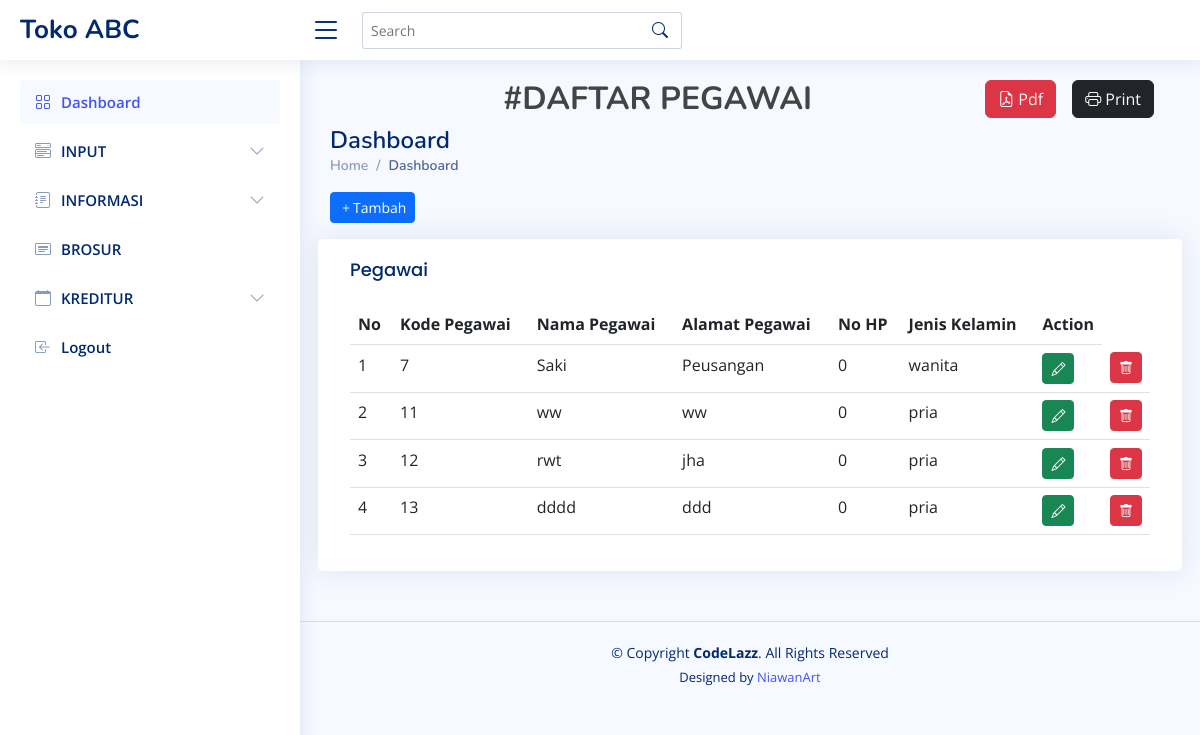
/index.php/pegawai, run on the app's committed database.
### tables this page shows
CREATE TABLE `tb_pegawai` (
  `KDP` int(5) NOT NULL,
  `NP` varchar(25) NOT NULL,
  `AP` varchar(15) NOT NULL,
  `NO_HP` int(12) NOT NULL,
  `JK` varchar(6) NOT NULL
);

### application/controllers/Pegawai.php (called while the page is built, shortened)
<?php
class pegawai extends CI_Controller{
    function __construct() {
        $this->load->model('model_pegawai');
    }
    function index(){
        $data['record'] = $this->model_pegawai->tampilkan_data();
        $this->load->view('pegawai/lihat_data',$data);
    }
    }

### index.php (called while the page is built, shortened)
<?php
require_once BASEPATH.'core/CodeIgniter.php';

### application/models/Model_pegawai.php (called while the page is built, shortened)
<?php
class model_pegawai extends CI_Model
{
    function tampilkan_data()
    {
        return $this->db->get('tb_pegawai');
    }
}

### application/views/pegawai/lihat_data.php (the view, shortened to what this page needs)
<!DOCTYPE html>
<html lang="en">
<head>
  <link href="<?= base_url() ?>assets/vendor/bootstrap/css/bootstrap.min.css" rel="stylesheet">
  <link href="<?= base_url() ?>assets/vendor/bootstrap-icons/bootstrap-icons.css" rel="stylesheet">
  <link href="<?= base_url() ?>assets/vendor/boxicons/css/boxicons.min.css" rel="stylesheet">
  <link href="<?= base_url() ?>assets/vendor/quill/quill.snow.css" rel="stylesheet">
  <link href="<?= base_url() ?>assets/vendor/quill/quill.bubble.css" rel="stylesheet">
  <link href="<?= base_url() ?>assets/vendor/remixicon/remixicon.css" rel="stylesheet">
  <link href="<?= base_url() ?>assets/vendor/simple-datatables/style.css" rel="stylesheet">
  <link href="<?= base_url() ?>assets/css/style.css" rel="stylesheet">
</head>
<body>
  <header id="header" class="header fixed-top d-flex align-items-center">
    <div class="d-flex align-items-center justify-content-between">
      <a href="index.html" class="logo d-flex align-items-center">
        <span class="d-none d-lg-block">Toko ABC</span>
      </a>
      <i class="bi bi-list toggle-sidebar-btn"></i>
    </div>
    <div class="search-bar">
      <form class="search-form d-flex align-items-center" method="POST" action="#">
        <input type="text" name="query" placeholder="Search" title="Enter search keyword">
        <button type="submit" title="Search"><i class="bi bi-search"></i></button>
      </form>
    </div>
  </header>
  <aside id="sidebar" class="sidebar">
    <ul class="sidebar-nav" id="sidebar-nav">
      <li class="nav-item">
        <a class="nav-link " href="<?= base_url() ?>">
          <i class="bi bi-grid"></i>
          <span>Dashboard</span>
        </a>
      </li>
      <li class="nav-item">
        <a class="nav-link collapsed" data-bs-target="#components-nav" data-bs-toggle="collapse" href="#">
          <i class="bi bi-menu-button-wide"></i><span>INPUT</span><i class="bi bi-chevron-down ms-auto"></i>
        </a>
      </li>
      <li class="nav-item">
        <a class="nav-link collapsed" data-bs-target="#forms-nav" data-bs-toggle="collapse" href="#">
          <i class="bi bi-journal-text"></i><span>INFORMASI</span><i class="bi bi-chevron-down ms-auto"></i>
        </a>
      </li>
      <li class="nav-item">
      <li class="nav-item">
        <a class="nav-link collapsed" href="<?php echo site_url('elektronik/brosur') ?>">
          <i class="bi bi-card-heading"></i>
          <span>BROSUR</span>
        </a>
      </li>
      <li class="nav-item">
        <a class="nav-link collapsed" data-bs-target="#icons-nav" data-bs-toggle="collapse" href="#">
          <i class="bi bi-calendar"></i><span>KREDITUR</span><i class="bi bi-chevron-down ms-auto"></i>
        </a>
      <li class="nav-item">
        <a class="nav-link collapsed" href="<?php echo site_url('auth/logout') ?>">
          <i class="bi bi-box-arrow-in-left"></i>
          <span>Logout</span>
        </a>
      </li>
  </aside>
  <main id="main" class="main">
  <div class="float-end d-flex flex-row">
<button class="btn btn-danger bi bi-file-earmark-pdf me-3">
  <?php echo anchor('pegawai/pdf', 'Pdf', array('class' => 'mb-3 text-light btn-sm')); ?>
</button>
<button class="btn btn-dark bi bi-printer me-3" onClick="window.print();">
  <?php echo anchor('pegawai', 'Print', array('class' => 'text-light btn-sm')); ?>
</button>
</div>
    <div class="pagetitle">
      <h2 class="text-center fw-bold">#DAFTAR PEGAWAI</h2>
      <h1>Dashboard</h1>
      <nav>
        <ol class="breadcrumb">
          <li class="breadcrumb-item"><a href="<?php echo base_url() ?>">Home</a></li>
          <li class="breadcrumb-item active">Dashboard</li>
        </ol>
      </nav>
    </div>
    <?php echo anchor('pegawai/tambah', 'Tambah', array('class' => ' btn btn-primary mb-3 bi bi-plus btn-sm')); ?>
    <section class="section dashboard">
      <div class="row">
        <div class="col-lg-12">
          <div class="row">
            <div class="card">
              <div class="card-body">
                <h5 class="card-title">Pegawai</h5>
                <table class="table">
                  <thead>
                    <tr>
                      <th scope="col">No</th>
                      <th scope="col">Kode Pegawai</th>
                      <th scope="col">Nama Pegawai</th>
                      <th scope="col">Alamat Pegawai</th>
                      <th scope="col">No HP</th>
                      <th scope="col">Jenis Kelamin</th>
                      <th scope="col" class="text-center">Action</th>
                    </tr>
                  </thead>
                  <tbody>
                    <?php
                    $no = 1;
                    foreach ($record->result() as $r) {
                      echo "<tr>
            <td>$no</td>
            <td>$r->KDP</td>
            <td scope=row>$r->NP</td>
            <td scope=row>$r->AP</td>
            <td scope=row>$r->NO_HP</td>
            <td scope=row>$r->JK</td>
            <td width='2'>" . anchor('pegawai/edit/' . $r->KDP, '<i class="bi bi-pencil"></i>', array('class' => 'btn btn-success btn-sm', 'title' => 'Edit ' . $r->NP)) . "</td>
            <td width='20'>" . anchor('pegawai/delete/' . $r->KDP, '<i class="bi bi-trash"></i>', array('class' => 'btn btn-danger btn-sm', 'title' => 'Hapus ' . $r->NP)) . "</td>
            <tr>";
                      $no++;
                    } ?>
                  </tbody>
                </table>
              </div>
            </div>
          </div>
        </div>
    </section>
  </main>
  <footer id="footer" class="footer">
    <div class="copyright">
      &copy; Copyright <strong><span>CodeLazz</span></strong>. All Rights Reserved
    </div>
    <div class="credits">
      Designed by <a href="https://github.com/niawanart">NiawanArt</a>
    </div>
  </footer>
</body>

### assets/css/style.css (style rules this page uses)
:root { scroll-behavior: smooth; }
body { font-family: "Open Sans", sans-serif; background: #f6f9ff; color: #444444; }
a { color: #4154f1; text-decoration: none; }
h1, h2, h3, h4, h5, h6 { font-family: "Nunito", sans-serif; }
#main { margin-top: 60px; padding: 20px 30px; transition: all 0.3s; }
.pagetitle { margin-bottom: 10px; }
.pagetitle h1 { font-size: 24px; margin-bottom: 0; font-weight: 600; color: #012970; }
.card { margin-bottom: 30px; border: none; border-radius: 5px; box-shadow: 0px 0 30px rgba(1, 41, 112, 0.1); }
.card-title { padding: 20px 0 15px 0; font-size: 18px; font-weight: 500; color: #012970; font-family: "Poppins", sans-serif; }
.card-body { padding: 0 20px 20px 20px; }
.breadcrumb { font-size: 14px; font-family: "Nunito", sans-serif; color: #899bbd; font-weight: 600; }
.breadcrumb a { color: #899bbd; transition: 0.3s; }
.breadcrumb .breadcrumb-item::before { color: #899bbd; }
.breadcrumb .active { color: #51678f; font-weight: 600; }
.logo { line-height: 1; }
@media (min-width: 1200px) { .logo { width: 280px; } }
.logo span { font-size: 26px; font-weight: 700; color: #012970; font-family: "Nunito", sans-serif; }
.header { transition: all 0.5s; z-index: 997; height: 60px; box-shadow: 0px 2px 20px rgba(1, 41, 112, 0.1); background-color: #fff; padding-left: 20px; }
.header .toggle-sidebar-btn { font-size: 32px; padding-left: 10px; cursor: pointer; color: #012970; }
.header .search-bar { min-width: 360px; padding: 0 20px; }
.header .search-form { width: 100%; }
.header .search-form input { border: 0; font-size: 14px; color: #012970; border: 1px solid rgba(1, 41, 112, 0.2); padding: 7px 38px 7px 8px; border-radius: 3px; transition: 0.3s; width: 100%; }
.header .search-form button { border: 0; padding: 0; margin-left: -30px; background: none; }
.header .search-form button i { color: #012970; }
.sidebar { position: fixed; top: 60px; left: 0; bottom: 0; width: 300px; z-index: 996; transition: all 0.3s; padding: 20px; overflow-y: auto; scrollbar-width: thin; scrollbar-color: #aab7cf transparent; box-shadow: 0px 0px 20px rgba(1, 41, 112, 0.1); background-color: #fff; }
@media (min-width: 1200px) { #main, #footer { margin-left: 300px; } }
.sidebar-nav { padding: 0; margin: 0; list-style: none; }
.sidebar-nav li { padding: 0; margin: 0; list-style: none; }
.sidebar-nav .nav-item { margin-bottom: 5px; }
.sidebar-nav .nav-link { display: flex; align-items: center; font-size: 15px; font-weight: 600; color: #4154f1; transition: 0.3; background: #f6f9ff; padding: 10px 15px; border-radius: 4px; }
.sidebar-nav .nav-link i { font-size: 16px; margin-right: 10px; color: #4154f1; }
.sidebar-nav .nav-link.collapsed { color: #012970; background: #fff; }
.sidebar-nav .nav-link.collapsed i { color: #899bbd; }
.sidebar-nav .nav-link .bi-chevron-down { margin-right: 0; transition: transform 0.2s ease-in-out; }
.footer { padding: 20px 0; font-size: 14px; transition: all 0.3s; border-top: 1px solid #cddfff; }
.footer .copyright { text-align: center; color: #012970; }
.footer .credits { padding-top: 5px; text-align: center; font-size: 13px; color: #012970; }

### data on the page
tb_pegawai: KDP "7", NP "Saki", AP "Peusangan", NO_HP "0", JK "wanita"
tb_pegawai: KDP "11", NP "ww", AP "ww", NO_HP "0", JK "pria"
tb_pegawai: KDP "12", NP "rwt", AP "jha", NO_HP "0", JK "pria"
tb_pegawai: KDP "13", NP "dddd", AP "ddd", NO_HP "0", JK "pria"

### other printed values
anchor('pegawai', 'Print', array('class' => 'text-light btn-sm')) "Print"
